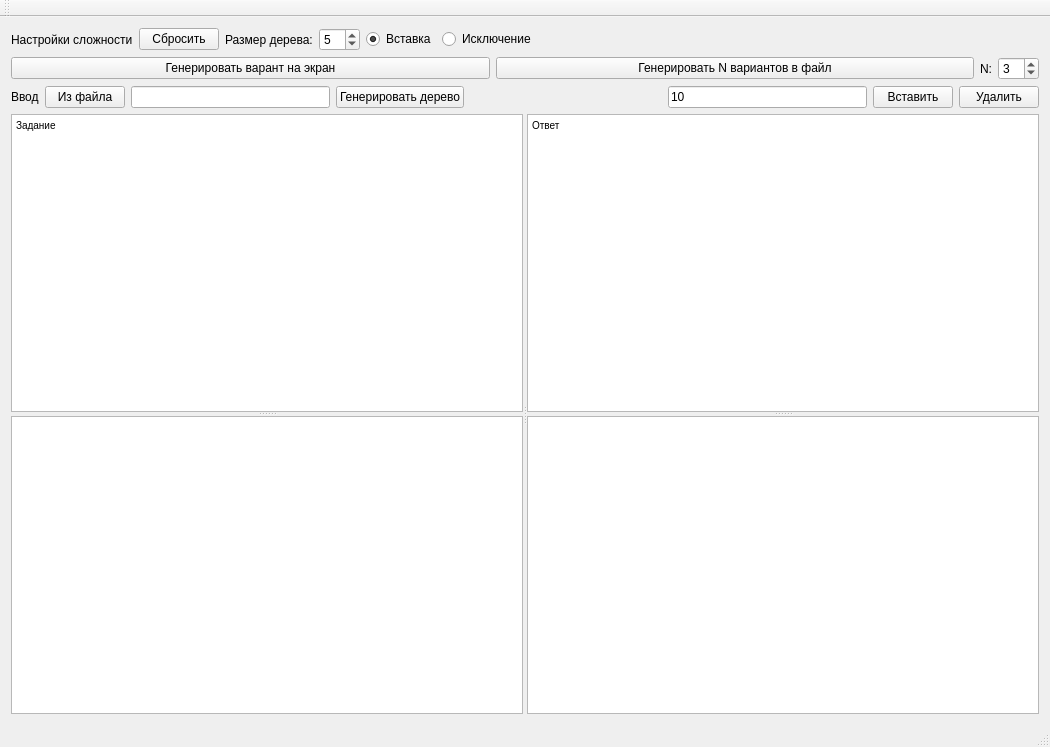
<?xml version="1.0" encoding="UTF-8"?>
<ui version="4.0">
 <class>MainWindow</class>
 <widget class="QMainWindow" name="MainWindow">
  <property name="geometry">
   <rect>
    <x>0</x>
    <y>0</y>
    <width>1050</width>
    <height>747</height>
   </rect>
  </property>
  <property name="windowTitle">
   <string>MainWindow</string>
  </property>
  <widget class="QWidget" name="centralWidget">
   <layout class="QVBoxLayout" name="verticalLayout" stretch="1,1,1,10">
    <item>
     <layout class="QHBoxLayout" name="horizontalLayout">
      <item>
       <widget class="QLabel" name="label">
        <property name="text">
         <string>Настройки сложности</string>
        </property>
       </widget>
      </item>
      <item>
       <widget class="QPushButton" name="resetButton">
        <property name="text">
         <string>Сбросить</string>
        </property>
       </widget>
      </item>
      <item>
       <widget class="QLabel" name="label_2">
        <property name="text">
         <string>Размер дерева:</string>
        </property>
       </widget>
      </item>
      <item>
       <widget class="QSpinBox" name="difficultyBox">
        <property name="sizePolicy">
         <sizepolicy hsizetype="Fixed" vsizetype="Fixed">
          <horstretch>0</horstretch>
          <verstretch>0</verstretch>
         </sizepolicy>
        </property>
        <property name="minimum">
         <number>1</number>
        </property>
        <property name="value">
         <number>5</number>
        </property>
       </widget>
      </item>
      <item>
       <widget class="QRadioButton" name="radioInsertButton">
        <property name="text">
         <string>Вставка</string>
        </property>
        <property name="checked">
         <bool>true</bool>
        </property>
       </widget>
      </item>
      <item>
       <widget class="QRadioButton" name="radioRemoveButton">
        <property name="text">
         <string>Исключение</string>
        </property>
       </widget>
      </item>
      <item>
       <spacer name="horizontalSpacer">
        <property name="orientation">
         <enum>Qt::Horizontal</enum>
        </property>
        <property name="sizeHint" stdset="0">
         <size>
          <width>40</width>
          <height>20</height>
         </size>
        </property>
       </spacer>
      </item>
     </layout>
    </item>
    <item>
     <layout class="QHBoxLayout" name="horizontalLayout_2">
      <item>
       <widget class="QPushButton" name="varButton">
        <property name="text">
         <string>Генерировать варант на экран</string>
        </property>
       </widget>
      </item>
      <item>
       <widget class="QPushButton" name="genFileButton">
        <property name="text">
         <string>Генерировать N вариантов в файл</string>
        </property>
       </widget>
      </item>
      <item>
       <widget class="QLabel" name="label_3">
        <property name="sizePolicy">
         <sizepolicy hsizetype="Fixed" vsizetype="Preferred">
          <horstretch>0</horstretch>
          <verstretch>0</verstretch>
         </sizepolicy>
        </property>
        <property name="text">
         <string>N:</string>
        </property>
       </widget>
      </item>
      <item>
       <widget class="QSpinBox" name="varNum">
        <property name="sizePolicy">
         <sizepolicy hsizetype="Fixed" vsizetype="Fixed">
          <horstretch>0</horstretch>
          <verstretch>0</verstretch>
         </sizepolicy>
        </property>
        <property name="minimum">
         <number>1</number>
        </property>
        <property name="value">
         <number>3</number>
        </property>
        <property name="displayIntegerBase">
         <number>10</number>
        </property>
       </widget>
      </item>
     </layout>
    </item>
    <item>
     <layout class="QHBoxLayout" name="horizontalLayout_5">
      <item>
       <widget class="QLabel" name="label_4">
        <property name="text">
         <string>Ввод</string>
        </property>
       </widget>
      </item>
      <item>
       <widget class="QPushButton" name="inFIleButton">
        <property name="text">
         <string>Из файла</string>
        </property>
       </widget>
      </item>
      <item>
       <widget class="QLineEdit" name="inputEdit"/>
      </item>
      <item>
       <widget class="QPushButton" name="treeGenButton">
        <property name="text">
         <string>Генерировать дерево</string>
        </property>
       </widget>
      </item>
      <item>
       <spacer name="horizontalSpacer_2">
        <property name="orientation">
         <enum>Qt::Horizontal</enum>
        </property>
        <property name="sizeHint" stdset="0">
         <size>
          <width>40</width>
          <height>20</height>
         </size>
        </property>
       </spacer>
      </item>
      <item>
       <widget class="QLineEdit" name="elementEdit">
        <property name="text">
         <string>10</string>
        </property>
       </widget>
      </item>
      <item>
       <widget class="QPushButton" name="insertButton">
        <property name="text">
         <string>Вставить</string>
        </property>
       </widget>
      </item>
      <item>
       <widget class="QPushButton" name="removeButton">
        <property name="text">
         <string>Удалить</string>
        </property>
       </widget>
      </item>
     </layout>
    </item>
    <item>
     <widget class="QSplitter" name="splitter_3">
      <property name="orientation">
       <enum>Qt::Horizontal</enum>
      </property>
      <widget class="QSplitter" name="splitter_2">
       <property name="orientation">
        <enum>Qt::Vertical</enum>
       </property>
       <widget class="QTextBrowser" name="questionBrowser">
        <property name="sizePolicy">
         <sizepolicy hsizetype="Expanding" vsizetype="Preferred">
          <horstretch>0</horstretch>
          <verstretch>0</verstretch>
         </sizepolicy>
        </property>
        <property name="html">
         <string>&lt;!DOCTYPE HTML PUBLIC &quot;-//W3C//DTD HTML 4.0//EN&quot; &quot;http://www.w3.org/TR/REC-html40/strict.dtd&quot;&gt;
&lt;html&gt;&lt;head&gt;&lt;meta name=&quot;qrichtext&quot; content=&quot;1&quot; /&gt;&lt;style type=&quot;text/css&quot;&gt;
p, li { white-space: pre-wrap; }
&lt;/style&gt;&lt;/head&gt;&lt;body style=&quot; font-family:'MS Shell Dlg 2'; font-size:7.8pt; font-weight:400; font-style:normal;&quot;&gt;
&lt;p style=&quot; margin-top:0px; margin-bottom:0px; margin-left:0px; margin-right:0px; -qt-block-indent:0; text-indent:0px;&quot;&gt;Задание&lt;/p&gt;
&lt;p style=&quot;-qt-paragraph-type:empty; margin-top:0px; margin-bottom:0px; margin-left:0px; margin-right:0px; -qt-block-indent:0; text-indent:0px;&quot;&gt;&lt;br /&gt;&lt;/p&gt;&lt;/body&gt;&lt;/html&gt;</string>
        </property>
       </widget>
       <widget class="QGraphicsView" name="questionGraphicsView"/>
      </widget>
      <widget class="QSplitter" name="splitter">
       <property name="orientation">
        <enum>Qt::Vertical</enum>
       </property>
       <widget class="QTextBrowser" name="answerBrowser">
        <property name="sizePolicy">
         <sizepolicy hsizetype="Expanding" vsizetype="Preferred">
          <horstretch>0</horstretch>
          <verstretch>0</verstretch>
         </sizepolicy>
        </property>
        <property name="html">
         <string>&lt;!DOCTYPE HTML PUBLIC &quot;-//W3C//DTD HTML 4.0//EN&quot; &quot;http://www.w3.org/TR/REC-html40/strict.dtd&quot;&gt;
&lt;html&gt;&lt;head&gt;&lt;meta name=&quot;qrichtext&quot; content=&quot;1&quot; /&gt;&lt;style type=&quot;text/css&quot;&gt;
p, li { white-space: pre-wrap; }
&lt;/style&gt;&lt;/head&gt;&lt;body style=&quot; font-family:'MS Shell Dlg 2'; font-size:7.8pt; font-weight:400; font-style:normal;&quot;&gt;
&lt;p style=&quot; margin-top:0px; margin-bottom:0px; margin-left:0px; margin-right:0px; -qt-block-indent:0; text-indent:0px;&quot;&gt;Ответ&lt;/p&gt;
&lt;p style=&quot;-qt-paragraph-type:empty; margin-top:0px; margin-bottom:0px; margin-left:0px; margin-right:0px; -qt-block-indent:0; text-indent:0px;&quot;&gt;&lt;br /&gt;&lt;/p&gt;&lt;/body&gt;&lt;/html&gt;</string>
        </property>
       </widget>
       <widget class="QGraphicsView" name="answerGraphicsView"/>
      </widget>
     </widget>
    </item>
   </layout>
  </widget>
  <widget class="QMenuBar" name="menuBar">
   <property name="geometry">
    <rect>
     <x>0</x>
     <y>0</y>
     <width>1050</width>
     <height>25</height>
    </rect>
   </property>
  </widget>
  <widget class="QToolBar" name="mainToolBar">
   <attribute name="toolBarArea">
    <enum>TopToolBarArea</enum>
   </attribute>
   <attribute name="toolBarBreak">
    <bool>false</bool>
   </attribute>
  </widget>
  <widget class="QStatusBar" name="statusBar"/>
 </widget>
 <layoutdefault spacing="6" margin="11"/>
 <resources/>
 <connections/>
</ui>
